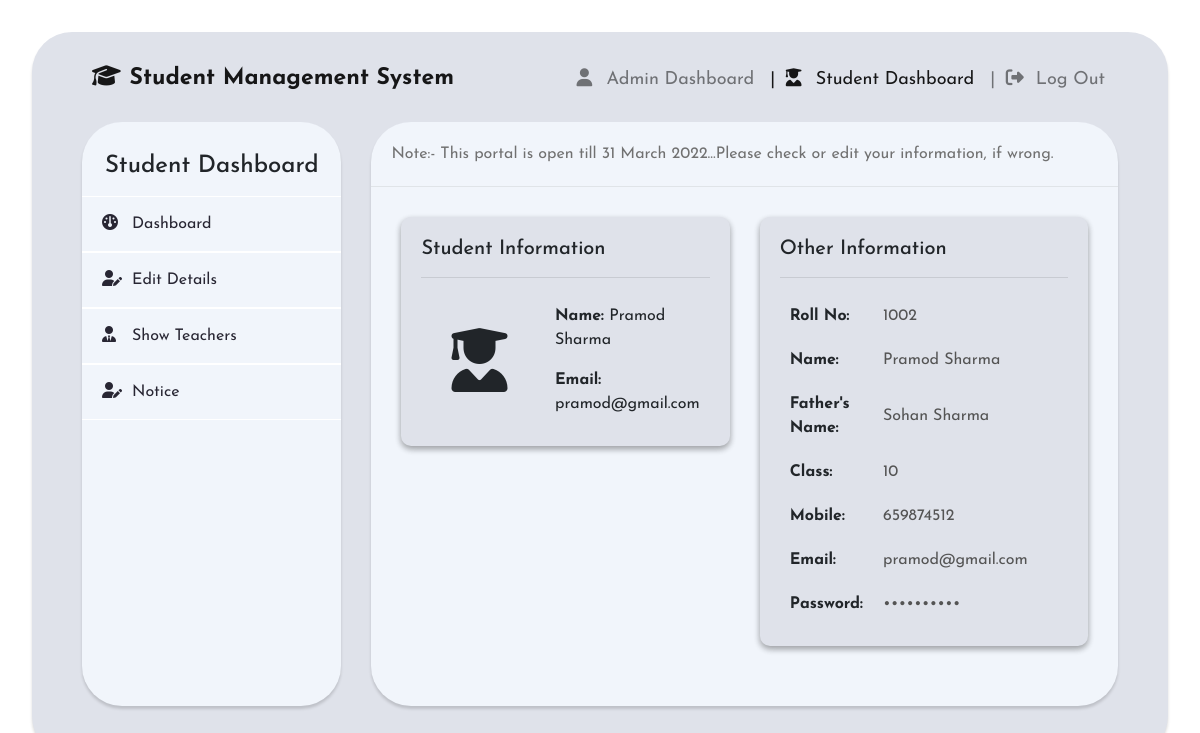
/student_home.php (signed in), run on the app's committed database.
### tables this page shows
CREATE TABLE `students` (
  `s_no` int(11) NOT NULL,
  `roll_no` int(11) NOT NULL,
  `name` varchar(100) NOT NULL,
  `father_name` varchar(100) NOT NULL,
  `class` int(11) NOT NULL,
  `mobile` varchar(25) NOT NULL,
  `email` varchar(100) NOT NULL,
  `password` varchar(100) NOT NULL,
  `remark` varchar(250) NOT NULL
);

### student_home.php (the view, shortened to what this page needs)
<!DOCTYPE html>
<html>
<head>
	<link rel="stylesheet" type="text/css" href="bootstrap-4.4.1/css/bootstrap.min.css">
	<link rel="stylesheet" href="dashboard_style.css">
	<?php
		$connection = mysqli_connect("localhost","root","");
	?>
</head>
<body ng-app="myApp">
<div class="card1">
	<nav class="navbar navbar-expand-lg navbar-light" style="color: #282633; font-size: 15px;">
		<a class="navbar-brand" href="#">
			<i class="fa-solid fa-graduation-cap"></i> Student Management System
  		</a>
		<div class="collapse navbar-collapse" id="navbarSupportedContent">
			<ul class="navbar-nav ml-auto">
				<li class="nav-item">
					<a class="nav-link" href="admin_login.php"><i class="fa fa-user"></i>Admin Dashboard</a>
				</li>
				<li class="nav-item active">
					<a class="nav-link" href="#">| <i class="fa fa-user-graduate"></i>Student Dashboard</a>
				</li>
				<li class="nav-item">
					<a class="nav-link" href="logout.php">| <i class="fas fa-sign-out-alt"></i>Log Out</a>
				</li>
			</ul>
		</div>
	</nav>
	<div class="wrapper">
		<div class="sidebar">
			<h4 style="text-align: center;">Student Dashboard</h4>
			<form action="" method="post">
			<ul>
				<a href="#" name=""><li><i class="fa-solid fa-gauge"></i>Dashboard</li></a>
				<a href="student_edit_student.php" name="edit_student"><li><i class="fa-solid fa-user-pen"></i>Edit Details</li></a>
				<a href="student_show_teacher.php" name="show teacher"><li><i class="fas fa-user-tie"></i>Show Teachers</li></a>
				<a href="Notice.php" name="edit_student"><li><i class="fa-solid fa-user-pen"></i>Notice</li></a>
			</ul>
			</form>
		</div>
		<div class="main_content">
			<div class="header">
				<marquee>Note:- This portal is open till 31 March 2022...Please check or edit your information, if wrong.</marquee>
			</div>
			<div class="banner-card">
				<div class="s1">
					<div class="row">
						<div class="col-sm-6">
							<div class="card">
								<div class="card-body">
									<h5 class="card-title">Student Information</h5>
									<hr>
									<table>
										<tr>
											<td width="150px">
												<i class="fas fa-user-graduate fa-4x"></i>
											</td>
											<td>
												<p class="card-text"><b>Name: </b><?php echo $_SESSION['name'];?></p>
												<p class="card-text"><b>Email: </b><?php echo $_SESSION['email'];?></p>
											</td>
										</tr>
									</table>
								</div>
							</div>
						</div>
						<div class="col-sm-6">
							<div class="card">
							<div class="card-body">
							<h5 class="card-title">Other Information</h5>
								<hr>
								<?php
										$query = "select * from students where email = '$_SESSION[email]'";
										$query_run = mysqli_query($connection,$query);
										while ($row = mysqli_fetch_assoc($query_run))
										{
									?>
										<table>
											<tr>
												<td>
													<b>Roll No:</b>
												</td>
												<td>
													<input type="text" value="<?php echo $row['roll_no']?>" disabled>
												</td>
											</tr>
											<tr>
												<td>
													<b>Name:</b>
												</td>
												<td>
													<input type="text" value="<?php echo $row['name']?>" disabled>
												</td>
											</tr>
											<tr>
												<td>
													<b>Father's Name:</b>
												</td>
												<td>
													<input type="text" value="<?php echo $row['father_name']?>" disabled>
												</td>
											</tr>
											<tr>
												<td>
													<b>Class:</b>
												</td>
												<td>
													<input type="text" value="<?php echo $row['class']?>" disabled>
												</td>
											</tr>
											<tr>
												<td>
													<b>Mobile:</b>
												</td>
												<td>
													<input type="text" value="<?php echo $row['mobile']?>" disabled>
												</td>
											</tr>
											<tr>
												<td>
													<b>Email:</b>
												</td>
												<td>
													<input type="text" value="<?php echo $row['email']?>" disabled>
												</td>
											</tr>
											<tr>
												<td>
													<b>Password:</b>
												</td>
												<td>
													<input type="password" value="<?php echo $row['password']?>" disabled>
												</td>
											</tr>
										</table>
										<?php
										}
								?>
							</div>
							</div>
						</div>
					</div>
				</div>
			</div>
		</div>
	</div>
</div>
</body>
</html>

### dashboard_style.css (style rules this page uses)
* { margin: 0; padding: 0; box-sizing: border-box; list-style: none; text-decoration: none; font-family: 'Josefin Sans', sans-serif; }
.card1 { margin: 4vh; background-color: #dfe2ea; border-radius: 40px; border-width: 0; box-shadow: rgba(0, 0, 0, 0.15) 0px 3px 3px 0px; }
.navbar { padding: 25px 25px 0px 25px; }
.navbar-brand { color: #282633; padding-left: 30px; font-size: 23px; font-weight: bolder; }
.navbar-nav { padding-right: 30px; font-size: 18px; }
.wrapper { display: flex; position: relative; padding: 20px 50px 50px 50px ; }
.wrapper .sidebar { width: 45vh; height: 73vh; background: #f1f5fb; padding: 30px 0px; border-color: #282633; border-radius: 40px; border-width: 0px; box-shadow: rgba(0, 0, 0, 0.15) 0px 3px 3px 0px; }
.wrapper .sidebar ul li { color: #282633; padding: 15px; border-bottom: 1px solid white; border-top: 1px solid white; text-decoration: none; }
i { width: 35px; padding: 0 5px; }
.wrapper .main_content { width: 100%; height: 73vh max-content; margin-left: 30px; border-radius: 40px; background-color: #f1f5fb; box-shadow: rgba(0, 0, 0, 0.15) 0px 3px 3px 0px; }
.wrapper .main_content .header { padding: 20px; color: #717171; border-bottom: 1px solid #e0e4e8; }
.banner-card { position: relative; }
.card { background-color: #dfe2ea; border-radius: 10px; border-width: 0; box-shadow: rgba(0, 0, 0, 0.16) 0px 3px 6px, rgba(0, 0, 0, 0.23) 0px 3px 6px; }

### student_home.php (style rules this page uses)
.row { padding: 30px; }
table td i { padding: 20px; }
table td { padding: 10px; }
table td input { border: none; background: none; }

### data on the page
students: roll_no "1002", name "Pramod Sharma", father_name "Sohan Sharma", class "10", mobile "659874512", email "pramod@gmail.com"

### other printed values
$_SESSION['name'] "Pramod Sharma"
$_SESSION['email'] "pramod@gmail.com"
